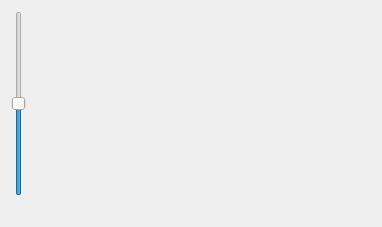
<?xml version="1.0" encoding="UTF-8"?>
<ui version="4.0">
 <class>tiiWidget</class>
 <widget class="QWidget" name="tiiWidget">
  <property name="geometry">
   <rect>
    <x>0</x>
    <y>0</y>
    <width>382</width>
    <height>227</height>
   </rect>
  </property>
  <property name="windowTitle">
   <string>TII Spectrum</string>
  </property>
  <layout class="QVBoxLayout" name="verticalLayout">
   <item>
    <layout class="QHBoxLayout" name="horizontalLayout">
     <item>
      <widget class="QSlider" name="AmplificationSlider">
       <property name="maximum">
        <number>100</number>
       </property>
       <property name="value">
        <number>50</number>
       </property>
       <property name="orientation">
        <enum>Qt::Vertical</enum>
       </property>
      </widget>
     </item>
     <item>
      <widget class="QwtPlot" name="tiiGrid">
       <property name="sizePolicy">
        <sizepolicy hsizetype="Expanding" vsizetype="Expanding">
         <horstretch>0</horstretch>
         <verstretch>0</verstretch>
        </sizepolicy>
       </property>
       <property name="toolTip">
        <string>&lt;html&gt;&lt;head/&gt;&lt;body&gt;&lt;p&gt;TII spectrum. The spectrum of the NULL period of the DAB frames contains the encoding of the TII data.&lt;/p&gt;&lt;/body&gt;&lt;/html&gt;</string>
       </property>
      </widget>
     </item>
    </layout>
   </item>
   <item>
    <widget class="QLabel" name="transmitterDisplay">
     <property name="toolTip">
      <string>&lt;html&gt;&lt;head/&gt;&lt;body&gt;&lt;p&gt;If more than one transmitter in the SFN can be identified, the (mainId, subId) of the transmitter&lt;/p&gt;&lt;p&gt;is shown.&lt;/p&gt;&lt;/body&gt;&lt;/html&gt;</string>
     </property>
     <property name="text">
      <string/>
     </property>
    </widget>
   </item>
  </layout>
 </widget>
 <customwidgets>
  <customwidget>
   <class>QwtPlot</class>
   <extends>QFrame</extends>
   <header>qwt_plot.h</header>
   <container>1</container>
  </customwidget>
 </customwidgets>
 <resources/>
 <connections/>
</ui>
